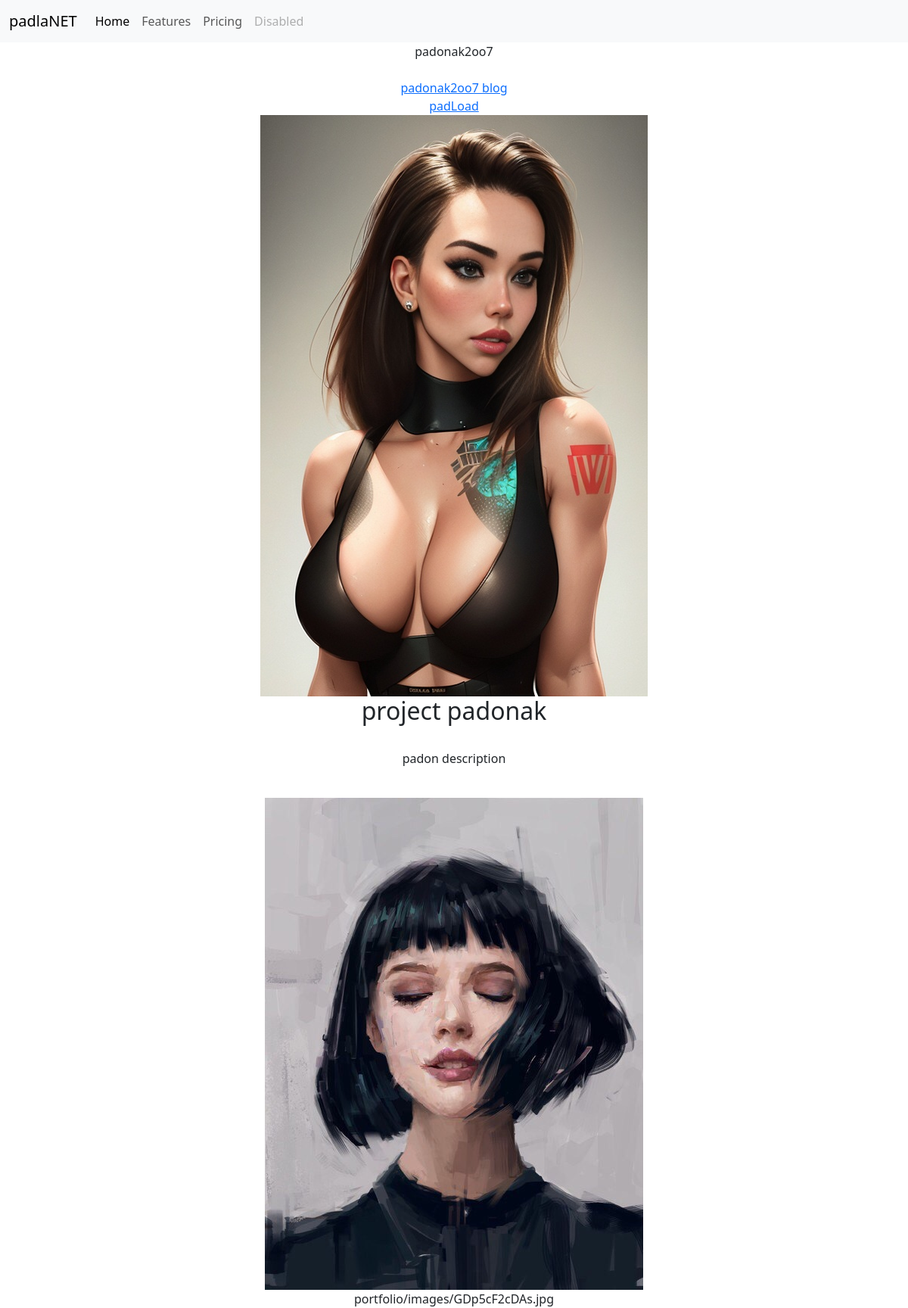
The page / on the database its author committed.
### portfolio/models.py (models this page shows, shortened)
class Project(models.Model):
    title = models.CharField(max_length=100)
    description = models.CharField(max_length=300)
    img = models.ImageField(upload_to='portfolio/images/')
    url = models.URLField(blank=True)

### portfolio/views.py (the view)
# urls.py: 2. Add a URL to urlpatterns:  path('', views.home, name='home')
def home(request):
    projects = Project.objects.all()
    return render(request, 'portfolio/home.html', {'projects':projects})

### portfolio/templates/portfolio/home.html (shortened to what this page needs)
{% extends 'portfolio/base.html' %}
{% block content %}
<center>padonak2oo7<br>
    <br>
    {% load static %}
    <a href="{% url 'blog:all_blogs' %}">padonak2oo7 blog</a><br>
    <a href="{% static 'portfolio/file.png' %}">padLoad</a><br>
    <img src="{% static 'portfolio/grl.jpg' %}">
    {% for project in projects %}
        <h2>{{ project.title }}</h2> <br>
        <p>{{ project.description }}</p><br>
        <img src="{{ project.img.url }}" alt="padonak"><br>
        {{ project.img }}<br>
    {% endfor %}
</center>
{% endblock %}

### rows shown on the page
Project: title "project padonak", description "padon description", img (picture), img "portfolio/images/GDp5cF2cDAs.jpg"
